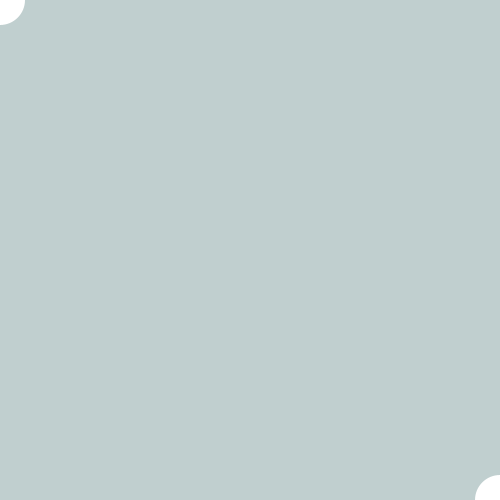
Frame 1 (no input)
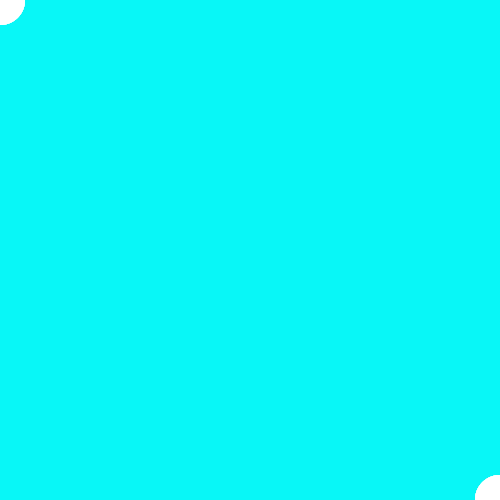
Frame 60 (the mouse pressed at the canvas centre just before this capture)
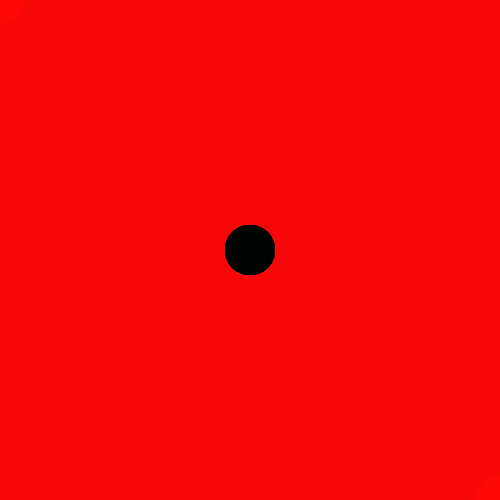
Frame 120 (the mouse held since frame 60 and released just before this capture)

The Processing sketch that drew these frames (run headless with seeded random() and noise(); from frame 60 on, the mouse is pressed at the canvas centre):

// Processing sketch: processing_62907
// ── processing_62907.pde

int x,y,x1,y1,xc,yc;
void setup(){
  size(500,500);  
  noStroke();
  smooth();
}
void draw(){
  x=width-mouseX; //se mueve en sentido contrario al mouse
  y=height-mouseY;
  x1=mouseX;//se mueve siguiendo al mouse
  y1=mouseY;
  xc=255-x1;//en base a la posicion del mouse cambia el color de fondo y de los circulos
  yc=255-y1;
  if(mousePressed==true){
  fill(255, xc, xc, 15); //rectangulo tamaño del lienzo con transparencia para que de efecto de barrido
  rect(0, 0, width, height);
  fill(0, 0, xc); //cirulo que se mueve en oposicion al mouse
  ellipse(x, y, 50, 50);
  fill(0,xc, 0); //cirulo que se mueve como el mouse
  ellipse(x1, y1, 50, 50);
  }else{ // si el mouse no esta presionado, se invierten los colores de los circulos y el fondo
  fill(0, xc, xc, 15);
  rect(0, 0, width, height);
  fill(255, 255, xc);
  ellipse(x, y, 50, 50);
  fill(255,xc, 255);
  ellipse(x1, y1, 50, 50);
  };
}
